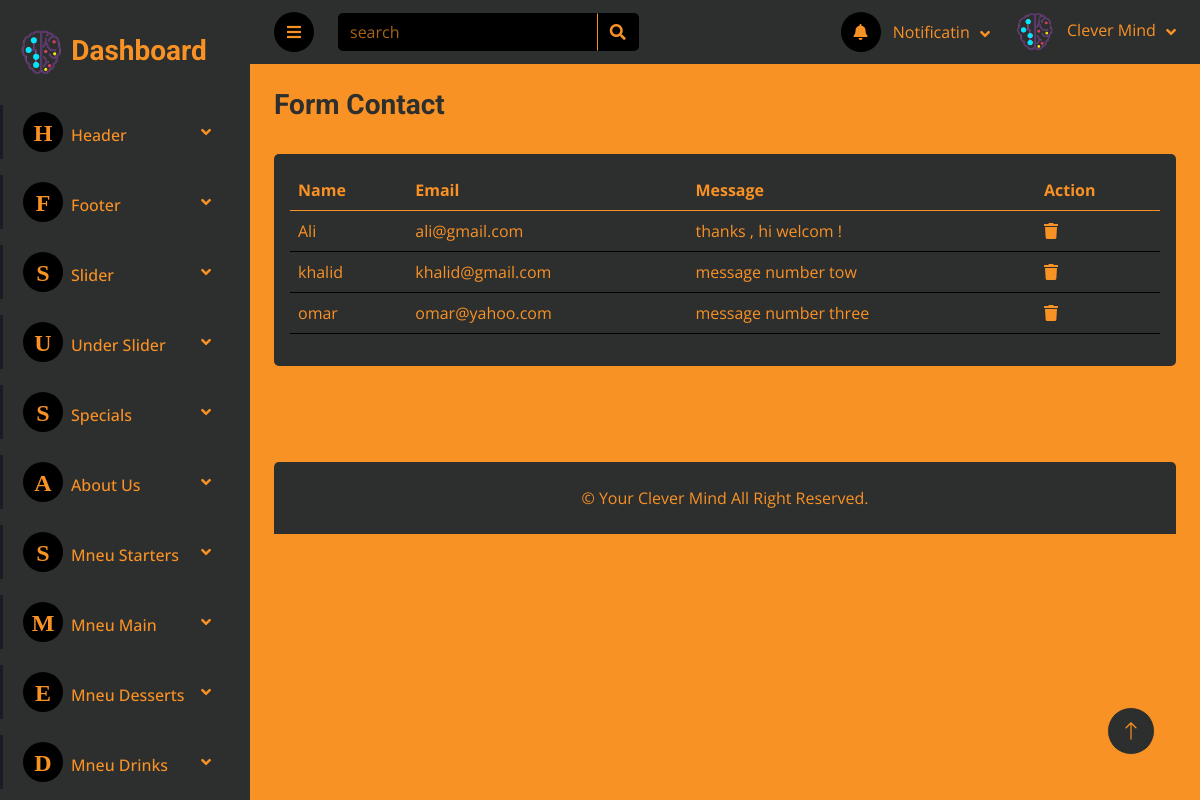
Page /Dashboard/form_conact.php on the committed database.
### tables this page shows
CREATE TABLE `form_contact` (
  `id_form` int(11) NOT NULL,
  `name_form` varchar(250) NOT NULL,
  `email_form` varchar(250) NOT NULL,
  `message_form` varchar(500) NOT NULL
);

### Dashboard/form_conact.php (the view, shortened to what this page needs)
<?php
include "inc/header.php";
?>
                <div class="navbar-nav nv w-100">
                    <div class="nav-item dropdown mb-3">
                        <a href="#" class="nav-link dropdown-toggle" data-bs-toggle="dropdown"><i class="fa me-2"><span style="font-size: 24px;">H</span></i>Header</a>
                    </div>
                    <div class="nav-item dropdown mb-3">
                        <a href="#" class="nav-link dropdown-toggle" data-bs-toggle="dropdown"><i class="fa me-2"><span style="font-size: 24px;">F</span></i>Footer</a>
                    </div>
                    <div class="nav-item dropdown mb-3">
                        <a href="#" class="nav-link dropdown-toggle" data-bs-toggle="dropdown"><i class="fa me-2"><span style="font-size: 24px;">S</span></i>Slider</a>
                    </div>
                    <div class="nav-item dropdown mb-3">
                        <a href="#" class="nav-link dropdown-toggle" data-bs-toggle="dropdown"><i class="fa me-2"><span style="font-size: 24px;">U</span></i>Under Slider</a>
                    </div>
                    <div class="nav-item dropdown mb-3">
                        <a href="#" class="nav-link dropdown-toggle" data-bs-toggle="dropdown"><i class="fa me-2"><span style="font-size: 24px;">S</span></i>Specials</a>
                    </div>
                    <div class="nav-item dropdown mb-3">
                        <a href="#" class="nav-link dropdown-toggle" data-bs-toggle="dropdown"><i class="fa me-2"><span style="font-size: 24px;">A</span></i>About Us</a>
                    </div>
                    <div class="nav-item dropdown mb-3">
                        <a href="#" class="nav-link dropdown-toggle" data-bs-toggle="dropdown"><i class="fa me-2"><span style="font-size: 24px;">S</span></i>Mneu Starters</a>
                    </div>
                    <div class="nav-item dropdown mb-3">
                        <a href="#" class="nav-link dropdown-toggle" data-bs-toggle="dropdown"><i class="fa me-2"><span style="font-size: 24px;">M</span></i>Mneu Main</a>
                    </div>
                    <div class="nav-item dropdown mb-3">
                        <a href="#" class="nav-link dropdown-toggle" data-bs-toggle="dropdown"><i class="fa me-2"><span style="font-size: 24px;">E</span></i>Mneu Desserts</a>
                    </div>
                    <div class="nav-item dropdown mb-3">
                        <a href="#" class="nav-link dropdown-toggle" data-bs-toggle="dropdown"><i class="fa me-2"><span style="font-size: 24px;">D</span></i>Mneu Drinks</a>
                    </div>
                </div>
            </nav>
        </div>
        <div class="content">
           <?php
            include "inc/navbar.php";
           ?>
            <div class="container-fluid pt-4 px-4">
                <div class="row g-4">
                        <div class="col-sm-6 col-xl-6">
                            <h3 class="text-secondary alert-link">Form Contact</h3>
                        </div>
                    </div>
                <div class="row mt-4">
                    <div class="col-sm-12 col-xl-12">
                        <div class="bg-secondary rounded table-responsive cust-secroll h-100 p-3">
                            <table class="table table-hover">
                                <thead>
                                    <tr>
                                        <th scope="col">Name</th>
                                        <th scope="col">Email</th>
                                        <th scope="col">Message</th>
                                        <th scope="col">Action</th>
                                    </tr>
                                </thead>
                                <tbody>
                                    <?php
                                        $select="SELECT * FROM `form_contact`";
                                        $query=mysqli_query($conn , $select);
                                        while($row=mysqli_fetch_assoc($query)):
                                    ?>
                                        <tr>
                                            <td><?php echo htmlspecialchars($row['name_form']) ; ?></td>
                                            <td><?php echo htmlspecialchars($row['email_form']) ; ?></td>
                                            <td><?php echo htmlspecialchars($row['message_form']) ; ?></td>
                                            <td>
                                                <a href="add_contact.php?delete_form=<?php echo $row['id_form']; ?>" ><i class="fa fa-trash" title="delete"></i></a>
                                            </td>
                                        </tr>
                                    <?php endwhile; ?>
                                </tbody>
                            </table>
                        </div>
                    </div>
                </div>
                <br><br><br>
            </div>
<?php
    include "inc/footer.php";
?>

### Dashboard/css/style.css (style rules this page uses)
:root { --primary: #EB1616; --secondary: #191C24; --dark: #000000; --black-b: #2d2e2e ; --orange : #F99225 ; --place : #f99325ab; --thumb : #836b545e; --orange-h: rgb(250, 112, 19) ; }
.content { margin-left: 250px; min-height: 100vh; background: var(--orange); transition: 0.5s; }
@media (min-width: 992px) { .content { width: calc(100% - 250px); } }
.sidebar .navbar .navbar-nav .nav-link { padding: 7px 20px; color: var(--orange); font-weight: 500; border-left: 3px solid var(--secondary); border-radius: 0 30px 30px 0; outline: none; }
.sidebar .navbar .navbar-nav .nav-link i { width: 40px; height: 40px; display: inline-flex; align-items: center; justify-content: center; background: var(--dark); border-radius: 40px; }
.sidebar .navbar .dropdown-toggle::after { position: absolute; top: 15px; right: 15px; border: none; content: "\f107"; font-family: "Font Awesome 5 Free"; font-weight: 900; transition: .5s; }

### rows in the picture
form_contact: name_form "Ali", email_form "ali@gmail.com", message_form "thanks , hi welcom !"
form_contact: name_form "khalid", email_form "khalid@gmail.com", message_form "message number tow"
form_contact: name_form "omar", email_form "omar@yahoo.com", message_form "message number three"
